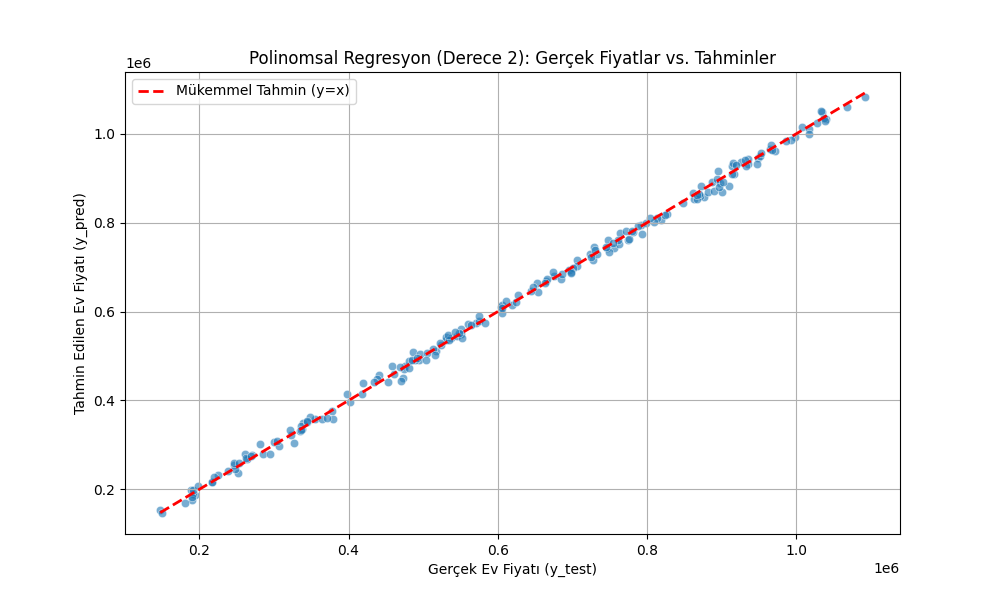

The script that saved this image:
import pandas as pd
from sklearn.model_selection import train_test_split
import numpy as np
from sklearn.linear_model import LinearRegression
from sklearn.preprocessing import PolynomialFeatures
from sklearn.pipeline import make_pipeline
from sklearn.metrics import mean_squared_error, mean_absolute_error, r2_score
import matplotlib.pyplot as plt
import seaborn as sns
import time

# --- VERİ YÜKLEME VE AYIRMA ---
file_path = 'house_price_regression_dataset.csv'
df = pd.read_csv(file_path)
y = df['House_Price']
X = df.drop('House_Price', axis=1)
X_train, X_test, y_train, y_test = train_test_split(X, y, test_size=0.2, random_state=42)
# --- BİTTİ ---

print("--- Polinomsal Regresyon (Tüm Özellikler, 2. Derece) ---")


degree = 2
poly_model = make_pipeline(PolynomialFeatures(degree), LinearRegression())

# --- Eğitim Süresi Ölçümü ---
print(f"{degree}. dereceden polinom özellikleri oluşturuluyor ve model eğitiliyor...")
start_train = time.time()
poly_model.fit(X_train, y_train)
train_time = time.time() - start_train
# --- BİTTİ ---

# --- Tahmin Süresi Ölçümü ---
print("Tahmin yapılıyor...")
start_pred = time.time()
y_pred_poly = poly_model.predict(X_test)
pred_time = time.time() - start_pred
# --- BİTTİ ---

print(f"{degree}. dereceden polinom özellikleri oluşturuluyor ve model eğitiliyor...")
poly_model.fit(X_train, y_train)

# 2. Test Seti Üzerinde Tahmin Yapma
print("Tahmin yapılıyor...")
y_pred_poly = poly_model.predict(X_test)

r2_poly = r2_score(y_test, y_pred_poly)
mae_poly = mean_absolute_error(y_test, y_pred_poly)
rmse_poly = np.sqrt(mean_squared_error(y_test, y_pred_poly))

print(f"\n--- Test Seti Performans Metrikleri ---")
print(f"R-Kare (R2): {r2_poly:.4f}")
print(f"Ortalama Mutlak Hata (MAE): {mae_poly:.2f}")
print(f"Kök Ortalama Kare Hata (RMSE): {rmse_poly:.2f}")

print(f"\n--- Süre Metrikleri ---")
print(f"Eğitim Süresi: {train_time:.6f} saniye")
print(f"Tahmin Süresi: {pred_time:.6f} saniye")

plt.figure(figsize=(10, 6))
sns.scatterplot(x=y_test, y=y_pred_poly, alpha=0.6)
# Mükemmel tahmin çizgisi (y=x doğrusu)
plt.plot([y_test.min(), y_test.max()], [y_test.min(), y_test.max()], 'r--', linewidth=2, label='Mükemmel Tahmin (y=x)')
plt.title(f'Polinomsal Regresyon (Derece {degree}): Gerçek Fiyatlar vs. Tahminler')
plt.xlabel('Gerçek Ev Fiyatı (y_test)')
plt.ylabel('Tahmin Edilen Ev Fiyatı (y_pred)')
plt.legend()
plt.grid(True)
plt.savefig('polynomial_regression.png')
print("\nGrafik 'polynomial_regression.png' olarak kaydedildi.")
